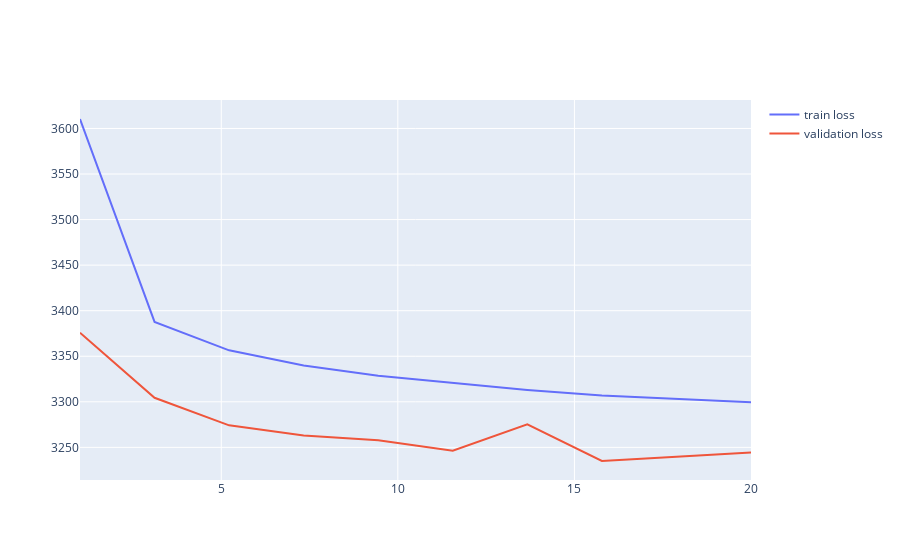

Notebook cell for this chart:
### Code cell
fig = go.Figure(
    go.Scatter(x=torch.linspace(1, 20, 10), y=train_loss, mode='lines', name='train loss')
)

fig.add_trace(
    go.Scatter(x=torch.linspace(1, 20, 10), y=val_loss, mode='lines', name='validation loss')
)

fig.show()

### Figure 1 — Plotly figure (JSON) as saved in the notebook; plotly's stock layout.template omitted (floating-point values rounded to 4 significant figures)
{"data": [{"mode": "lines", "name": "train loss", "type": "scatter", "x": [1, 3.111, 5.222, 7.333, 9.444, 11.56, 13.67, 15.78, 17.89, 20], "y": [3610.0, 3388.0, 3356.0, 3340.0, 3329.0, 3321.0, 3313.0, 3307.0, 3303.0, 3300.0, 3295.0, 3293.0, 3289.0, 3287.0, 3286.0, 3282.0, 3282.0, 3278.0, 3277.0, 3274.0]}, {"mode": "lines", "name": "validation loss", "type": "scatter", "x": [1, 3.111, 5.222, 7.333, 9.444, 11.56, 13.67, 15.78, 17.89, 20], "y": [3376.0, 3304.0, 3274.0, 3263.0, 3258.0, 3246.0, 3275.0, 3235.0, 3240.0, 3244.0, 3227.0, 3265.0, 3246.0, 3228.0, 3213.0, 3221.0, 3237.0, 3216.0, 3212.0, 3218.0]}], "layout": {}}
